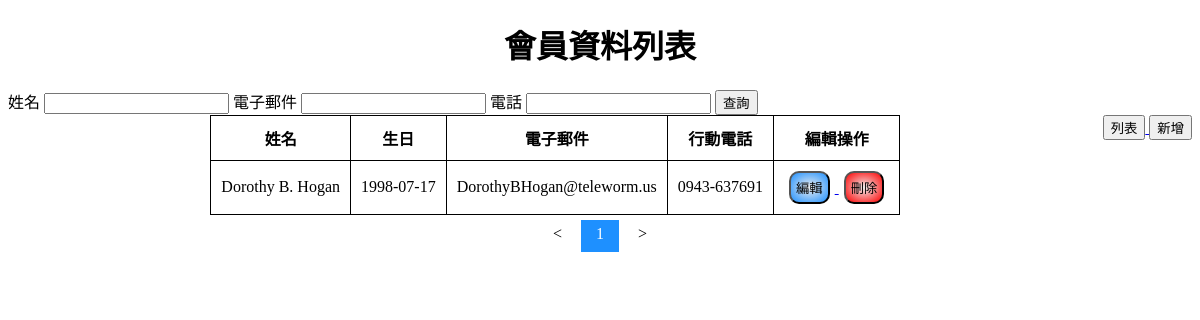
Screenshot of /index.php?name=Dorothy B. Hogan with the database file from the repository.
### tables this page shows
CREATE TABLE IF NOT EXISTS `users` (
  `id` int(11) NOT NULL AUTO_INCREMENT,
  `name` varchar(64) DEFAULT NULL,
  `birthday` date DEFAULT NULL,
  `email` varchar(64) DEFAULT NULL,
  `phone` varchar(20) DEFAULT NULL,
  PRIMARY KEY (`id`)
);

### index.php (the view, shortened to what this page needs)
<!DOCTYPE html>
<html lang="en">
<head>
</head>
<?php
include 'db.php';
$curPage = 1;
$addons = '';
if (isset($_GET['name']) && $_GET['name'] !== '' || isset($_GET['email']) && $_GET['email'] !== '' || isset($_GET['phone']) && $_GET['phone'] !== '') {
    $query = [];
    if (isset($_GET['name']) && $_GET['name'] !== '') {
        $getName = $_GET['name'];
        $name = "name like '%$getName%'";
        array_push($query, $name);
    }
    $addons = " where " . implode(" and ", $query);
}
$sql = "select count(ID) from users " . $addons;
$result = $connect->query($sql);
$row = $result->fetch_assoc();
$count = $row['count(ID)'];
$page = floor($row['count(ID)'] / 10) + 1;
$sql = "select * from users " . $addons . " limit " . ((($curPage - 1) * 10)) . ", 10;";
$result = $connect->query($sql);
?>
<h1>會員資料列表</h1>
<form action="index.php" method="get">
    <label>姓名
        <input type="text" name="name">
    </label>
    <label>電子郵件
        <input type="text" name="email">
    </label>
    <label>電話
        <input type="text" name="phone">
    </label>
    <input type="submit" value="查詢">
</form>
<div id="main-button">
    <a href="index.php">
        <button>列表</button>
    </a>
    <a href="form.php">
        <button>新增</button>
    </a>
</div>
<table align='center'>
    <th>姓名</th>
    <th>生日</th>
    <th>電子郵件</th>
    <th>行動電話</th>
    <th>編輯操作</th>
    <?php
    if ($result) {
        for ($i = 0; $i < ($curPage == $page ? $count % 10 : 10); $i += 1) {
            $row = $result->fetch_assoc();
    ?>
            <tr>
                <td><?php echo $row['name'] ?></td>
                <td><?php echo $row['birthday'] ?></td>
                <td><?php echo $row['email'] ?></td>
                <td><?php echo $row['phone'] ?></td>
                <td>
                    <a id="update" href="delete.php?id=<?php echo $row['ID']; ?>">
                        <button type="submit">編輯</button>
                    </a>
                    <a id="delete" href="delete.php?id=<?php echo $row['ID']; ?>">
                        <button style='background: radial-gradient(#eee, red);' type="submit">刪除</button>
                    </a>
                </td>
            </tr>
    <?php
        }
    }
    ?>
</table>
<div id="paginator" align="center">
    <a href="index.php?page=1&name=<?php echo isset($_GET["name"]) && $_GET["name"] ?>&email=<?php echo isset($_GET["email"]) && $_GET["email"] ?>&phone=<?php echo isset($_GET["phone"]) && $_GET["phone"] ?>"><</a>
    <?php
    for ($i = 1; $i <= $page; $i += 1) {
    ?>
        <a href="index.php?page=<?php echo $i; ?>&name=<?php echo isset($_GET["name"]) && $_GET["name"] ?>&email=<?php echo isset($_GET["email"]) && $_GET["email"] ?>&phone=<?php echo isset($_GET["phone"]) && $_GET["phone"] ?>"><?php echo $i; ?></a>
    <?php
    }
    ?>
    <a href="index.php?page=<?php echo $page; ?>&name=<?php echo isset($_GET["name"]) && $_GET["name"] ?>&email=<?php echo isset($_GET["email"]) && $_GET["email"] ?>&phone=<?php echo isset($_GET["phone"]) && $_GET["phone"] ?>">></a>
</div>
</body>
</html>

### index.php (style rules this page uses)
h1 { text-align: center }
#main-button { float: right; }
table, th, td { padding: 10px; border: 1px solid black; border-collapse: collapse; }
td a button { border-radius: 10px; background: radial-gradient(#eee, dodgerblue); padding: 5px; margin-inline: 5px; transition: filter 0.5s; cursor: pointer; }
#paginator { margin-block: 10px; }
#paginator a { color: black; padding-top: 5px; padding-bottom: 10px; padding-inline: 15px; text-decoration: none; transition: filter 0.5s ease; }
#paginator a.active { color: white; background-color: dodgerblue; transition: filter 0.5s ease; }

### rows the page displays
users: name "Dorothy B. Hogan", birthday "1998-07-17", email "DorothyBHogan@teleworm.us", phone "0943-637691"

### other values shown
$i "1"
